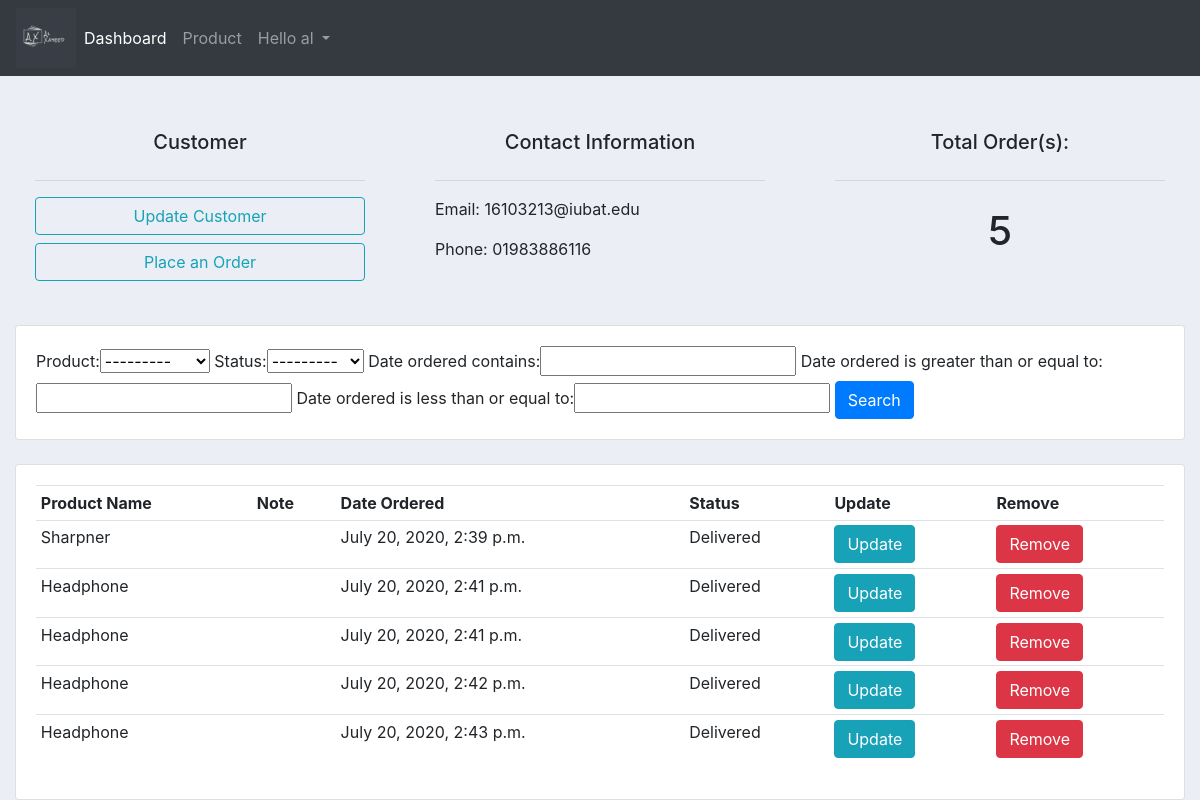
The page /customer/2/ (signed in) on the database its author committed.
### accounts/models.py (models this page shows, shortened)
class Customer(models.Model):
    user = models.OneToOneField(User, null=True, on_delete=models.CASCADE)
    name = models.CharField(max_length=200, null=True)
    phone = models.CharField(max_length=15, null=True)
    email = models.CharField(max_length=50, null=True)
    profile_pic = models.ImageField(default="default.jpeg", null=True, blank=True)
    date_joined = models.DateTimeField(auto_now_add=True, null=True, blank= True)

class Order(models.Model):
    STATUS = (
        ('Pending', 'Pending'),
        ('Out of Stock', 'Stock Out'),
        ('Delivered', 'Delivered'),
    )
    customer = models.ForeignKey(Customer,null=True, on_delete=models.CASCADE) #Order will be deleted if the customer is deleted
    product = models.ForeignKey(Product, null=True,on_delete=models.SET_NULL) #if the Product is deleted,order will remain same with a null value for product
    date_ordered = models.DateTimeField(auto_now_add=True, null=True)
    status = models.CharField(max_length=50, null=True, choices=STATUS)
    note = models.CharField(max_length=500, null=True)

class Product(models.Model):
    CATAGORY = (
        ('Indoor', 'Indoor'),
        ('Outdoor', 'Out door')
    )
    name = models.CharField(max_length=100, null=True)
    price = models.FloatField(null=True)
    catagory = models.CharField(max_length=100, choices=CATAGORY, null=True)
    description = models.CharField(max_length=200, null=True)
    date_created = models.DateTimeField(auto_now_add=True)
    tags = models.ManyToManyField(Tag)
    def __str__(self):
        return self.name

### accounts/decorators.py (the view)
        def wrapper_func(request, *args, **kwargs):
            group = None
            if request.user.groups.exists():
                group = request.user.groups.all()[0].name
            if group in allowed_roles:
                return view_func(request, *args, **kwargs)
            else:
                return HttpResponse('You are not authorized to view this page')

### accounts/views.py (called while the page is built)
@login_required(login_url='login')
@allowed_users(allowed_roles=['admin'])
def customer(request, pk):
    customer = Customer.objects.get(id=pk)
    orders = customer.order_set.all()
    total_order = customer.order_set.all().count()
    myFilter = OrderFilter(request.GET, queryset=orders)
    orders = myFilter.qs
    context = {'customer': customer, 'orders': orders, 'total_order': total_order, 'myFilter': myFilter }
    return render(request, 'accounts/customer.html', context)

### accounts/templates/accounts/customer.html (shortened to what this page needs)
{% extends 'accounts/base.html' %}
{% block content %}
    <br>
<div class="row">
                <div class="col-md">
                    <div class="card-body">
                        <h5 style="text-align: center; padding: 10px;">Customer</h5>
                        <hr>
                        <a class="btn btn-outline-info btn-sm- btn-block" href="">Update Customer</a>
                        <a class="btn btn-outline-info btn-sm- btn-block" href="{% url 'create_order' customer.id %}">Place an Order</a>
                    </div>
                </div>
                <div class="col-md">
                    <div class="card-body">
                        <h5 style="text-align: center; padding: 10px;">Contact Information</h5>
                        <hr>
                        <p>Email: {{ customer.email }}</p>
                        <p>Phone: {{ customer.phone}}</p>
                    </div>
                </div>
                <div class="col-md">
                    <div class="card-body">
                        <h5 style="text-align: center; padding: 10px;">Total Order(s):</h5>
                        <hr>
                        <h1 style="text-align: center; padding: 10px;">{{ total_order }}</h1>
                    </div>
                </div>
</div>
    <br>
    <div class="row">
        <div class="col">
            <div class="card card-body">
                <form method="GET">
                    {{ myFilter.form }}
                    <button class="btn btn-primary" type="submit">Search</button>
                </form>
            </div>
        </div>
    </div>
    <br>
    <div class="row">
        <div class="col-md">
            <div class="card card-body">
                <table class="table table-sm">
                    <tr>
                        <th>Product Name</th>
                        <th>Note</th>
                        <th>Date Ordered</th>
                        <th>Status</th>
                        <th>Update</th>
                        <th>Remove</th>
                    </tr>
                    {% for order in orders %}
                    <tr>
                        <td>{{order.product.name}}</td>
                        <td>{{order.product.note}}</td>
                        <td>{{order.date_ordered}}</td>
                        <td>{{order.status}}</td>
                        <td><a class="btn btn-info" href="{% url 'update_order' order.id%}"> Update</td>
                            <td><a class="btn btn-danger" href="{% url 'delete_order' order.id %}"> Remove</td>
                    </tr>
                    {% endfor %}
                </table>
            </div>
        </div>
    </div>
{% endblock %}

### accounts/templates/accounts/navbar.html (shortened to what this page needs)
{% load static %}
<nav class="navbar navbar-expand-lg navbar-dark bg-dark">
    <img src="{% static '/img/logo.png' %}"  alt="CRM" id="logo">
    <div class="collapse navbar-collapse" id="navbarNav">
      {% if request.user.is_staff %}
      <ul class="navbar-nav">
        <li class="nav-item active">
          <a class="nav-link" href="{% url 'home' %}">Dashboard <span class="sr-only">(current)</span></a>
        </li>
        <li class="nav-item">
          <a class="nav-link" href="{% url 'product' %}">Product</a>
        </li>
      {% endif %}
      <li class="nav-item dropdown navbar-nav ml-auto">
        <a class="nav-link dropdown-toggle" href="#" id="navbarDropdown" role="button" data-toggle="dropdown" aria-haspopup="true" aria-expanded="false">
        {% if user %}
        Hello {{ request.user }}
        {% endif %}
        </a>
      </li>
    </div>
  </nav>

### static/css/main.css (style rules this page uses)
#logo { max-width: 60px; max-height: 60px; }
body { background-color: #ebeff5; }

### rows shown on the page
Customer: email "16103213@iubat.edu", phone "01983886116"
Order: product.name "Sharpner", date_ordered "July 20, 2020, 2:39 p.m.", status "Delivered"
Order: product.name "Headphone", date_ordered "July 20, 2020, 2:41 p.m.", status "Delivered"
Order: product.name "Headphone", date_ordered "July 20, 2020, 2:41 p.m.", status "Delivered"
Order: product.name "Headphone", date_ordered "July 20, 2020, 2:42 p.m.", status "Delivered"
Order: product.name "Headphone", date_ordered "July 20, 2020, 2:43 p.m.", status "Delivered"

### other values the page prints
{{ request.user }} "al"
{{ total_order }} "5"
